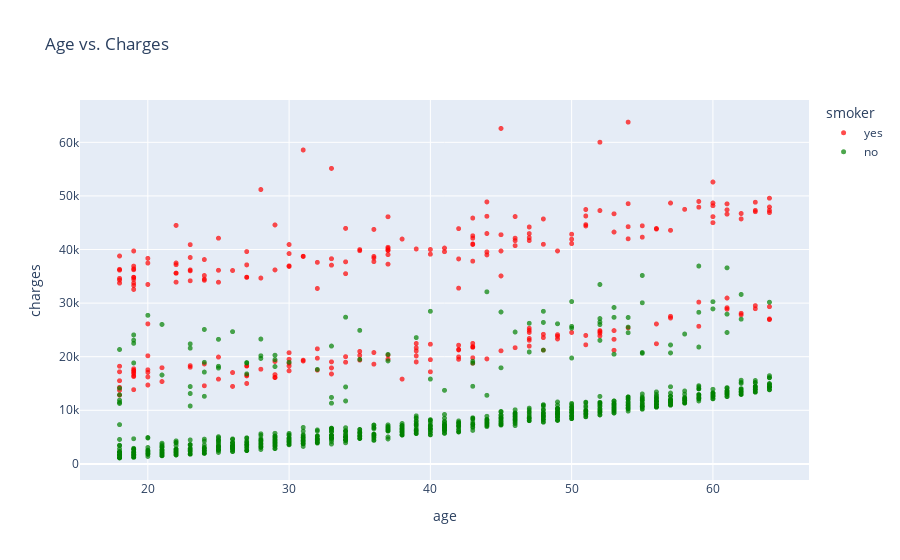

Notebook code for this chart:
### Markdown cell above
## Age and Charges
-----
Let's visualize the relationship between "age" and "charges" using a scatter plot. Each point in the scatter plot represents one customer. We'll also use values in the "smoker" column to color the points.

### Code cell
fig = px.scatter(df, 
                 x='age', 
                 y='charges', 
                 color='smoker',
                 color_discrete_sequence=['red','green'],
                 opacity=0.7, 
                 hover_data=['sex'], 
                 title='Age vs. Charges')
fig.update_traces(marker_size=5)
fig.show()

### Figure 1 — Plotly figure (JSON) as saved in the notebook; plotly's stock layout.template omitted (floating-point values rounded to 4 significant figures; data arrays with more than 128 entries replaced by an {"elided": "..."} marker saying what was removed)
{"data": [{"customdata": {"elided": "274x1 str values"}, "hovertemplate": "smoker=yes<br>age=%{x}<br>charges=%{y}<br>sex=%{customdata[0]}<extra></extra>", "legendgroup": "yes", "marker": {"color": "red", "opacity": 0.7, "size": 5, "symbol": "circle"}, "mode": "markers", "name": "yes", "showlegend": true, "type": "scattergl", "x": {"elided": "274 int values"}, "xaxis": "x", "y": {"elided": "274 float values"}, "yaxis": "y"}, {"customdata": {"elided": "1064x1 str values"}, "hovertemplate": "smoker=no<br>age=%{x}<br>charges=%{y}<br>sex=%{customdata[0]}<extra></extra>", "legendgroup": "no", "marker": {"color": "green", "opacity": 0.7, "size": 5, "symbol": "circle"}, "mode": "markers", "name": "no", "showlegend": true, "type": "scattergl", "x": {"elided": "1064 int values"}, "xaxis": "x", "y": {"elided": "1064 float values"}, "yaxis": "y"}], "layout": {"legend": {"title": {"text": "smoker"}, "tracegroupgap": 0}, "title": {"text": "Age vs. Charges"}, "xaxis": {"anchor": "y", "domain": [0, 1], "title": {"text": "age"}}, "yaxis": {"anchor": "x", "domain": [0, 1], "title": {"text": "charges"}}}}
